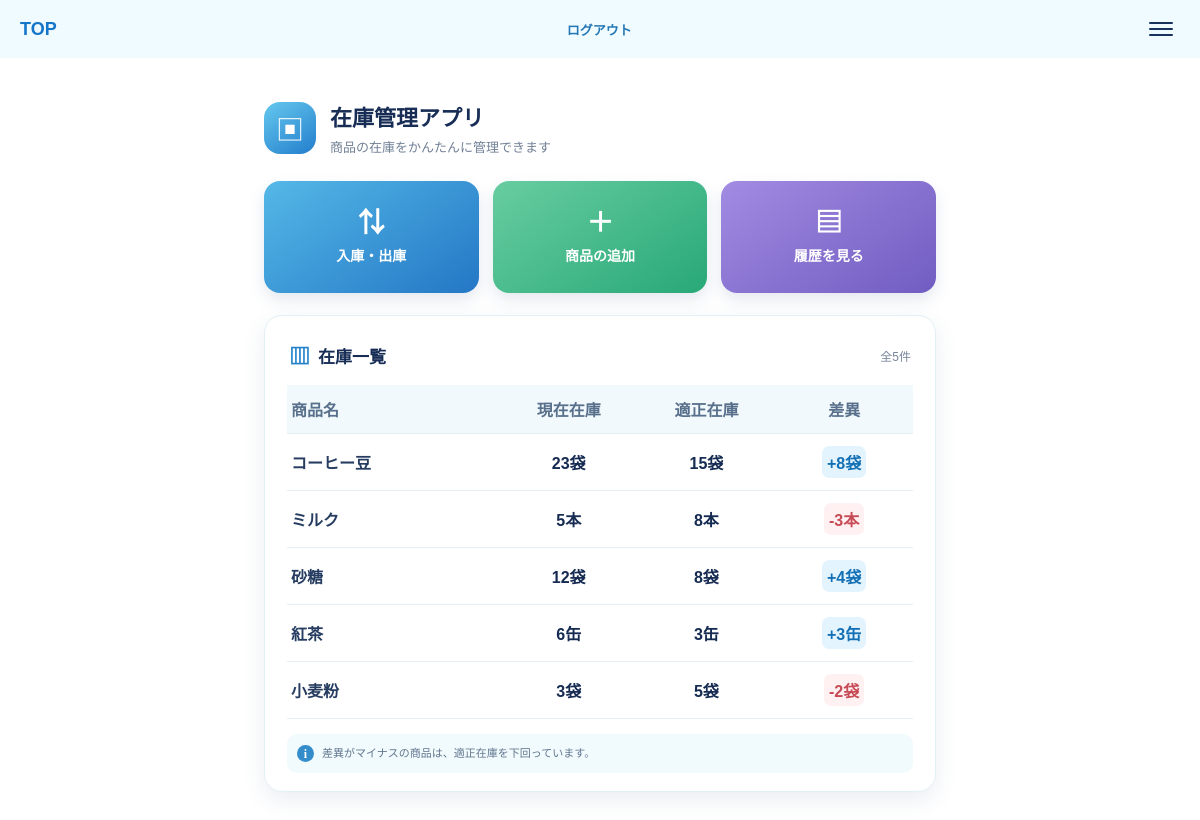
/ (signed in), run on the app's committed database.
### tables this page shows
CREATE TABLE products (
    id INTEGER PRIMARY KEY AUTOINCREMENT,
    name TEXT NOT NULL,
    stock INTEGER NOT NULL DEFAULT 0,
    proper_stock INTEGER NOT NULL
, unit TEXT);

### app.py (the view)
@app.route("/")
@login_required
def home():
    conn = get_db_connection()
    products = conn.execute(
        "SELECT * FROM products"
    ).fetchall()
    conn.close()
    products = [
        {
            "id": product["id"],
            "name": product["name"],
            "stock": product["stock"],
            "proper_stock": product["proper_stock"],
            "unit": product["unit"],
            "difference": product["stock"] - product["proper_stock"]
        }
        for product in products
    ]
    return render_template(
        "index.html",
        products=products
    )

### app.py (called while the page is built)
def get_db_connection():
    conn = sqlite3.connect("inventory.db")
    conn.row_factory = sqlite3.Row
    product_columns = {
        row[1] for row in conn.execute("PRAGMA table_info(products)")
    }
    if product_columns and "unit" not in product_columns:
        conn.execute("ALTER TABLE products ADD COLUMN unit TEXT")
        conn.commit()
    columns = {
        row[1] for row in conn.execute("PRAGMA table_info(transactions)")
    }
    if columns and "product_id" not in columns:
        conn.execute("ALTER TABLE transactions ADD COLUMN product_id INTEGER")
        conn.commit()
    return conn

@login_manager.user_loader
def load_user(user_id):
    conn = get_db_connection()
    user_record = conn.execute(
        "SELECT id, username, password_hash FROM users WHERE id = ?",
        (user_id,)
    ).fetchone()
    conn.close()
    if user_record is None:
        return None
    return User(
        user_record["id"],
        user_record["username"],
        user_record["password_hash"]
    )

### templates/index.html (shortened to what this page needs)
<!DOCTYPE html>
{% extends "base.html" %}
{% block site_header %}
<header class="top-header">
    <a class="top-header__brand" href="{{ url_for('home') }}">TOP</a>
    {% if current_user.is_authenticated %}<a class="top-header__logout" href="{{ url_for('logout') }}">ログアウト</a>{% endif %}
    <button class="menu-button" type="button" aria-label="メニュー">
        <span></span>
        <span></span>
        <span></span>
    </button>
</header>
{% endblock %}
{% block content %}
<div class="inventory-home">
    <section class="intro" aria-labelledby="page-heading">
        <div class="intro__icon" aria-hidden="true">▣</div>
        <div>
            <h1 id="page-heading">在庫管理アプリ</h1>
            <p>商品の在庫をかんたんに管理できます</p>
        </div>
    </section>
    <nav class="quick-actions" aria-label="在庫管理メニュー">
        <a class="quick-action quick-action--transaction" href="{{ url_for('transaction') }}">
            <span class="quick-action__icon" aria-hidden="true">⇅</span>
            <span>入庫・出庫</span>
        </a>
        <a class="quick-action quick-action--add" href="{{ url_for('product_list') }}">
            <span class="quick-action__icon" aria-hidden="true">＋</span>
            <span>商品の追加</span>
        </a>
        <a class="quick-action quick-action--history" href="{{ url_for('history') }}">
            <span class="quick-action__icon" aria-hidden="true">▤</span>
            <span>履歴を見る</span>
        </a>
    </nav>
    <section class="inventory-card" aria-labelledby="inventory-heading">
        <div class="inventory-card__heading">
            <h2 id="inventory-heading"><span aria-hidden="true">▥</span> 在庫一覧</h2>
            <span class="inventory-count">全{{ products|length }}件</span>
        </div>
        <table class="inventory-table">
            <thead>
                <tr>
                    <th scope="col">商品名</th>
                    <th scope="col">現在在庫</th>
                    <th scope="col">適正在庫</th>
                    <th scope="col">差異</th>
                </tr>
            </thead>
            <tbody>
                {% for product in products %}
                <tr>
                    <td>{{ product.name }}</td>
                    <td>{{ product.stock }}{% if product.unit and product.unit != "未設定" %}{{ product.unit }}{% endif %}</td>
                    <td>{{ product.proper_stock }}{% if product.unit and product.unit != "未設定" %}{{ product.unit }}{% endif %}</td>
                    <td>
                        <span class="difference-badge{% if product.difference is gt(0) %} difference-badge--positive{% elif product.difference is lt(0) %} difference-badge--negative{% else %} difference-badge--zero{% endif %}">
                            {% if product.difference is gt(0) %}+{% endif %}{{ product.difference }}{% if product.unit and product.unit != "未設定" %}{{ product.unit }}{% endif %}
                        </span>
                    </td>
                </tr>
                {% else %}
                <tr>
                    <td class="inventory-table__empty" colspan="4">商品が登録されていません</td>
                </tr>
                {% endfor %}
            </tbody>
        </table>
        <p class="inventory-note"><span aria-hidden="true">i</span>差異がマイナスの商品は、適正在庫を下回っています。</p>
    </section>
</div>
{% endblock %}

### templates/base.html (shortened to what this page needs)
<!DOCTYPE html>
<html lang="ja">
<head>
    <link rel="stylesheet"
          href="{{ url_for('static', filename='style.css') }}">
</head>
<body>
    {% block site_header %}{% endblock %}
    <main>
        {% block content %}
        {% endblock %}
    </main>
</body>
</html>

### static/style.css (style rules this page uses)
* { box-sizing: border-box; }
body { margin: 0; color: #162b52; background: #ffffff; font-family: "Yu Gothic", "Hiragino Kaku Gothic ProN", sans-serif; }
a { color: inherit; }
.top-header { display: flex; align-items: center; justify-content: space-between; min-height: 58px; padding: 0 20px; background: #f0fbff; }
.top-header__brand { color: #1475c9; font-size: 18px; font-weight: 700; text-decoration: none; }
.top-header__logout { color: #2477b5; font-size: 13px; font-weight: 700; text-decoration: none; white-space: nowrap; }
.menu-button { display: grid; gap: 4px; width: 38px; padding: 8px 7px; border: 0; border-radius: 8px; background: transparent; }
.menu-button span { display: block; height: 2px; border-radius: 2px; background: #17345d; }
.inventory-home { width: min(100%, 720px); margin: 0 auto; padding: 28px 16px 40px; }
.intro { display: flex; align-items: center; gap: 14px; margin-bottom: 25px; }
.intro__icon { display: grid; flex: 0 0 52px; place-items: center; width: 52px; height: 52px; border-radius: 16px; color: #ffffff; background: linear-gradient(145deg, #65c9ee, #237dcc); font-size: 28px; }
.intro h1 { margin: 0 0 5px; color: #172d55; font-size: 22px; }
.intro p { margin: 0; color: #718096; font-size: 13px; }
.quick-actions { display: grid; grid-template-columns: repeat(3, minmax(0, 1fr)); gap: 9px; margin-bottom: 22px; }
.quick-action { display: flex; min-height: 100px; flex-direction: column; align-items: center; justify-content: center; gap: 8px; padding: 12px 5px; border-radius: 16px; color: #ffffff; font-size: 12px; font-weight: 700; text-align: center; text-decoration: none; box-shadow: 0 7px 16px rgba(43, 84, 129, 0.13); }
.quick-action__icon { font-size: 27px; line-height: 1; }
.quick-action--transaction { background: linear-gradient(145deg, #54b8e7, #2477c5); }
.quick-action--add { background: linear-gradient(145deg, #68cda0, #28a878); }
.quick-action--history { background: linear-gradient(145deg, #a28be2, #715cc1); }
.inventory-card { padding: 20px 14px 15px; border: 1px solid #e2f0f7; border-radius: 18px; background: #ffffff; box-shadow: 0 8px 22px rgba(48, 91, 130, 0.1); }
.inventory-card__heading { display: flex; align-items: center; justify-content: space-between; margin: 0 2px 15px; }
.inventory-card h2 { display: flex; align-items: center; gap: 8px; margin: 0; color: #172d55; font-size: 17px; }
.inventory-card h2 span { color: #2583cc; font-size: 21px; }
.inventory-count { color: #75859a; font-size: 12px; }
.inventory-table { width: 100%; table-layout: fixed; border-collapse: collapse; font-size: 12px; }
.inventory-table th, .inventory-table td { padding: 12px 4px; border-bottom: 1px solid #e5eef4; text-align: center; vertical-align: middle; }
.inventory-table th { color: #58708b; background: #f1f9fc; font-size: 11px; font-weight: 700; }
.inventory-table th:first-child, .inventory-table td:first-child { width: 34%; text-align: left; }
.inventory-table td:first-child { overflow: hidden; color: #263d61; font-weight: 600; text-overflow: ellipsis; white-space: nowrap; }
.inventory-table td:nth-child(2), .inventory-table td:nth-child(3) { font-family: inherit; font-size: inherit; font-weight: 600; }
.difference-badge { display: inline-block; min-width: 32px; padding: 4px 5px; border-radius: 7px; font-weight: 700; }
.difference-badge--positive { color: #1370b5; background: #e4f4ff; }
.difference-badge--negative { color: #c64b55; background: #fff0f1; }
.inventory-note { display: flex; align-items: center; gap: 8px; margin: 15px 0 0; padding: 11px 10px; border-radius: 10px; color: #61758d; background: #f1fbfe; font-size: 11px; line-height: 1.5; }
.inventory-note span { display: grid; flex: 0 0 17px; place-items: center; width: 17px; height: 17px; border-radius: 50%; color: #ffffff; background: #348cca; font-family: Georgia, serif; font-size: 12px; font-weight: 700; }
@media (min-width: 768px) { .inventory-home { padding: 42px 24px 56px; } }
@media (min-width: 768px) { .quick-actions { gap: 14px; } }
@media (min-width: 768px) { .quick-action { min-height: 112px; font-size: 14px; } }
@media (min-width: 768px) { .inventory-card { padding: 24px 22px 18px; } }
@media (min-width: 768px) { .inventory-table { font-size: 16px; } }
@media (min-width: 768px) { .inventory-table th { font-size: 16px; } }

### data on the page
products: name "コーヒー豆", stock "23", unit "袋", proper_stock "15", difference "8"
products: name "ミルク", stock "5", unit "本", proper_stock "8", difference "-3"
products: name "砂糖", stock "12", unit "袋", proper_stock "8", difference "4"
products: name "紅茶", stock "6", unit "缶", proper_stock "3", difference "3"
products: name "小麦粉", stock "3", unit "袋", proper_stock "5", difference "-2"

### other printed values
{{ products|length }} "5"
